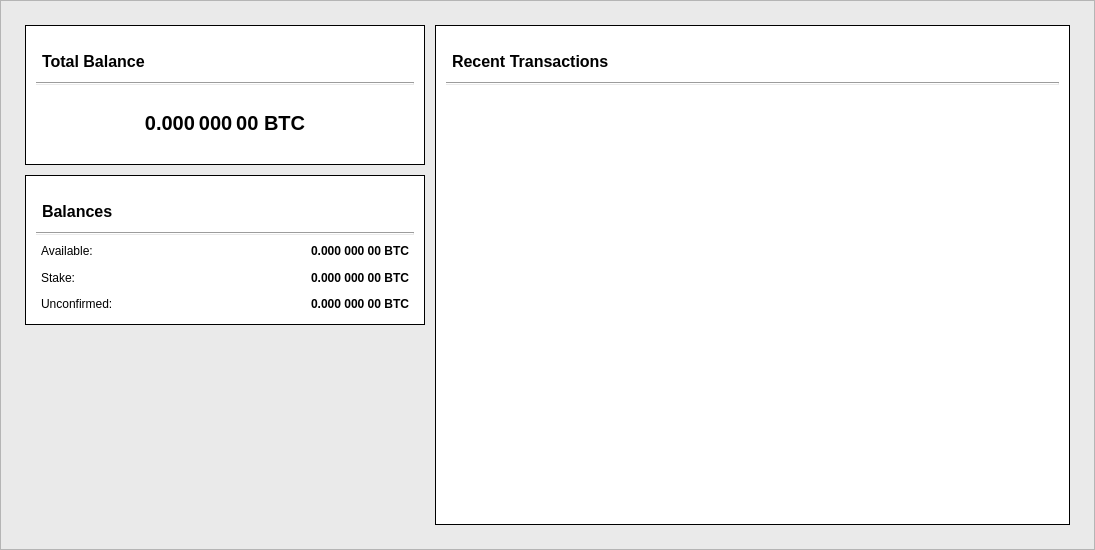
<?xml version="1.0" encoding="UTF-8"?>
<ui version="4.0">
 <class>OverviewPage</class>
 <widget class="QWidget" name="OverviewPage">
  <property name="geometry">
   <rect>
    <x>0</x>
    <y>0</y>
    <width>1095</width>
    <height>550</height>
   </rect>
  </property>
  <property name="minimumSize">
   <size>
    <width>0</width>
    <height>550</height>
   </size>
  </property>
  <property name="maximumSize">
   <size>
    <width>16777215</width>
    <height>16777215</height>
   </size>
  </property>
  <property name="palette">
   <palette>
    <active>
     <colorrole role="WindowText">
      <brush brushstyle="SolidPattern">
       <color alpha="255">
        <red>0</red>
        <green>0</green>
        <blue>0</blue>
       </color>
      </brush>
     </colorrole>
     <colorrole role="Button">
      <brush brushstyle="SolidPattern">
       <color alpha="255">
        <red>234</red>
        <green>234</green>
        <blue>234</blue>
       </color>
      </brush>
     </colorrole>
     <colorrole role="Light">
      <brush brushstyle="SolidPattern">
       <color alpha="255">
        <red>255</red>
        <green>255</green>
        <blue>255</blue>
       </color>
      </brush>
     </colorrole>
     <colorrole role="Midlight">
      <brush brushstyle="SolidPattern">
       <color alpha="255">
        <red>255</red>
        <green>255</green>
        <blue>255</blue>
       </color>
      </brush>
     </colorrole>
     <colorrole role="Dark">
      <brush brushstyle="SolidPattern">
       <color alpha="255">
        <red>127</red>
        <green>127</green>
        <blue>127</blue>
       </color>
      </brush>
     </colorrole>
     <colorrole role="Mid">
      <brush brushstyle="SolidPattern">
       <color alpha="255">
        <red>170</red>
        <green>170</green>
        <blue>170</blue>
       </color>
      </brush>
     </colorrole>
     <colorrole role="Text">
      <brush brushstyle="SolidPattern">
       <color alpha="255">
        <red>0</red>
        <green>0</green>
        <blue>0</blue>
       </color>
      </brush>
     </colorrole>
     <colorrole role="BrightText">
      <brush brushstyle="SolidPattern">
       <color alpha="255">
        <red>255</red>
        <green>255</green>
        <blue>255</blue>
       </color>
      </brush>
     </colorrole>
     <colorrole role="ButtonText">
      <brush brushstyle="SolidPattern">
       <color alpha="255">
        <red>0</red>
        <green>0</green>
        <blue>0</blue>
       </color>
      </brush>
     </colorrole>
     <colorrole role="Base">
      <brush brushstyle="SolidPattern">
       <color alpha="255">
        <red>234</red>
        <green>234</green>
        <blue>234</blue>
       </color>
      </brush>
     </colorrole>
     <colorrole role="Window">
      <brush brushstyle="SolidPattern">
       <color alpha="255">
        <red>234</red>
        <green>234</green>
        <blue>234</blue>
       </color>
      </brush>
     </colorrole>
     <colorrole role="Shadow">
      <brush brushstyle="SolidPattern">
       <color alpha="255">
        <red>0</red>
        <green>0</green>
        <blue>0</blue>
       </color>
      </brush>
     </colorrole>
     <colorrole role="AlternateBase">
      <brush brushstyle="SolidPattern">
       <color alpha="255">
        <red>255</red>
        <green>255</green>
        <blue>255</blue>
       </color>
      </brush>
     </colorrole>
     <colorrole role="ToolTipBase">
      <brush brushstyle="SolidPattern">
       <color alpha="255">
        <red>255</red>
        <green>255</green>
        <blue>220</blue>
       </color>
      </brush>
     </colorrole>
     <colorrole role="ToolTipText">
      <brush brushstyle="SolidPattern">
       <color alpha="255">
        <red>0</red>
        <green>0</green>
        <blue>0</blue>
       </color>
      </brush>
     </colorrole>
    </active>
    <inactive>
     <colorrole role="WindowText">
      <brush brushstyle="SolidPattern">
       <color alpha="255">
        <red>0</red>
        <green>0</green>
        <blue>0</blue>
       </color>
      </brush>
     </colorrole>
     <colorrole role="Button">
      <brush brushstyle="SolidPattern">
       <color alpha="255">
        <red>234</red>
        <green>234</green>
        <blue>234</blue>
       </color>
      </brush>
     </colorrole>
     <colorrole role="Light">
      <brush brushstyle="SolidPattern">
       <color alpha="255">
        <red>255</red>
        <green>255</green>
        <blue>255</blue>
       </color>
      </brush>
     </colorrole>
     <colorrole role="Midlight">
      <brush brushstyle="SolidPattern">
       <color alpha="255">
        <red>255</red>
        <green>255</green>
        <blue>255</blue>
       </color>
      </brush>
     </colorrole>
     <colorrole role="Dark">
      <brush brushstyle="SolidPattern">
       <color alpha="255">
        <red>127</red>
        <green>127</green>
        <blue>127</blue>
       </color>
      </brush>
     </colorrole>
     <colorrole role="Mid">
      <brush brushstyle="SolidPattern">
       <color alpha="255">
        <red>170</red>
        <green>170</green>
        <blue>170</blue>
       </color>
      </brush>
     </colorrole>
     <colorrole role="Text">
      <brush brushstyle="SolidPattern">
       <color alpha="255">
        <red>0</red>
        <green>0</green>
        <blue>0</blue>
       </color>
      </brush>
     </colorrole>
     <colorrole role="BrightText">
      <brush brushstyle="SolidPattern">
       <color alpha="255">
        <red>255</red>
        <green>255</green>
        <blue>255</blue>
       </color>
      </brush>
     </colorrole>
     <colorrole role="ButtonText">
      <brush brushstyle="SolidPattern">
       <color alpha="255">
        <red>0</red>
        <green>0</green>
        <blue>0</blue>
       </color>
      </brush>
     </colorrole>
     <colorrole role="Base">
      <brush brushstyle="SolidPattern">
       <color alpha="255">
        <red>234</red>
        <green>234</green>
        <blue>234</blue>
       </color>
      </brush>
     </colorrole>
     <colorrole role="Window">
      <brush brushstyle="SolidPattern">
       <color alpha="255">
        <red>234</red>
        <green>234</green>
        <blue>234</blue>
       </color>
      </brush>
     </colorrole>
     <colorrole role="Shadow">
      <brush brushstyle="SolidPattern">
       <color alpha="255">
        <red>0</red>
        <green>0</green>
        <blue>0</blue>
       </color>
      </brush>
     </colorrole>
     <colorrole role="AlternateBase">
      <brush brushstyle="SolidPattern">
       <color alpha="255">
        <red>255</red>
        <green>255</green>
        <blue>255</blue>
       </color>
      </brush>
     </colorrole>
     <colorrole role="ToolTipBase">
      <brush brushstyle="SolidPattern">
       <color alpha="255">
        <red>255</red>
        <green>255</green>
        <blue>220</blue>
       </color>
      </brush>
     </colorrole>
     <colorrole role="ToolTipText">
      <brush brushstyle="SolidPattern">
       <color alpha="255">
        <red>0</red>
        <green>0</green>
        <blue>0</blue>
       </color>
      </brush>
     </colorrole>
    </inactive>
    <disabled>
     <colorrole role="WindowText">
      <brush brushstyle="SolidPattern">
       <color alpha="255">
        <red>127</red>
        <green>127</green>
        <blue>127</blue>
       </color>
      </brush>
     </colorrole>
     <colorrole role="Button">
      <brush brushstyle="SolidPattern">
       <color alpha="255">
        <red>234</red>
        <green>234</green>
        <blue>234</blue>
       </color>
      </brush>
     </colorrole>
     <colorrole role="Light">
      <brush brushstyle="SolidPattern">
       <color alpha="255">
        <red>255</red>
        <green>255</green>
        <blue>255</blue>
       </color>
      </brush>
     </colorrole>
     <colorrole role="Midlight">
      <brush brushstyle="SolidPattern">
       <color alpha="255">
        <red>255</red>
        <green>255</green>
        <blue>255</blue>
       </color>
      </brush>
     </colorrole>
     <colorrole role="Dark">
      <brush brushstyle="SolidPattern">
       <color alpha="255">
        <red>127</red>
        <green>127</green>
        <blue>127</blue>
       </color>
      </brush>
     </colorrole>
     <colorrole role="Mid">
      <brush brushstyle="SolidPattern">
       <color alpha="255">
        <red>170</red>
        <green>170</green>
        <blue>170</blue>
       </color>
      </brush>
     </colorrole>
     <colorrole role="Text">
      <brush brushstyle="SolidPattern">
       <color alpha="255">
        <red>127</red>
        <green>127</green>
        <blue>127</blue>
       </color>
      </brush>
     </colorrole>
     <colorrole role="BrightText">
      <brush brushstyle="SolidPattern">
       <color alpha="255">
        <red>255</red>
        <green>255</green>
        <blue>255</blue>
       </color>
      </brush>
     </colorrole>
     <colorrole role="ButtonText">
      <brush brushstyle="SolidPattern">
       <color alpha="255">
        <red>127</red>
        <green>127</green>
        <blue>127</blue>
       </color>
      </brush>
     </colorrole>
     <colorrole role="Base">
      <brush brushstyle="SolidPattern">
       <color alpha="255">
        <red>234</red>
        <green>234</green>
        <blue>234</blue>
       </color>
      </brush>
     </colorrole>
     <colorrole role="Window">
      <brush brushstyle="SolidPattern">
       <color alpha="255">
        <red>234</red>
        <green>234</green>
        <blue>234</blue>
       </color>
      </brush>
     </colorrole>
     <colorrole role="Shadow">
      <brush brushstyle="SolidPattern">
       <color alpha="255">
        <red>0</red>
        <green>0</green>
        <blue>0</blue>
       </color>
      </brush>
     </colorrole>
     <colorrole role="AlternateBase">
      <brush brushstyle="SolidPattern">
       <color alpha="255">
        <red>255</red>
        <green>255</green>
        <blue>255</blue>
       </color>
      </brush>
     </colorrole>
     <colorrole role="ToolTipBase">
      <brush brushstyle="SolidPattern">
       <color alpha="255">
        <red>255</red>
        <green>255</green>
        <blue>220</blue>
       </color>
      </brush>
     </colorrole>
     <colorrole role="ToolTipText">
      <brush brushstyle="SolidPattern">
       <color alpha="255">
        <red>0</red>
        <green>0</green>
        <blue>0</blue>
       </color>
      </brush>
     </colorrole>
    </disabled>
   </palette>
  </property>
  <property name="windowTitle">
   <string>Form</string>
  </property>
  <property name="styleSheet">
   <string notr="true">background-color: #eaeaea
</string>
  </property>
  <layout class="QVBoxLayout" name="topLayout">
   <property name="leftMargin">
    <number>0</number>
   </property>
   <property name="topMargin">
    <number>0</number>
   </property>
   <property name="rightMargin">
    <number>0</number>
   </property>
   <property name="bottomMargin">
    <number>0</number>
   </property>
   <item>
    <widget class="QFrame" name="frame">
     <property name="frameShape">
      <enum>QFrame::StyledPanel</enum>
     </property>
     <property name="frameShadow">
      <enum>QFrame::Raised</enum>
     </property>
     <layout class="QVBoxLayout" name="verticalLayout_2">
      <property name="leftMargin">
       <number>24</number>
      </property>
      <property name="topMargin">
       <number>24</number>
      </property>
      <property name="rightMargin">
       <number>24</number>
      </property>
      <property name="bottomMargin">
       <number>24</number>
      </property>
      <item>
       <layout class="QHBoxLayout" name="horizontalLayout">
        <property name="spacing">
         <number>10</number>
        </property>
        <item>
         <layout class="QVBoxLayout" name="verticalLayout_11">
          <property name="spacing">
           <number>10</number>
          </property>
          <item>
           <widget class="QFrame" name="frame_5">
            <property name="minimumSize">
             <size>
              <width>400</width>
              <height>140</height>
             </size>
            </property>
            <property name="maximumSize">
             <size>
              <width>16777215</width>
              <height>140</height>
             </size>
            </property>
            <property name="styleSheet">
             <string notr="true">#frame_5 {
    background-color: #fff;
    border: 1px solid black;
}</string>
            </property>
            <property name="frameShape">
             <enum>QFrame::StyledPanel</enum>
            </property>
            <property name="frameShadow">
             <enum>QFrame::Raised</enum>
            </property>
            <property name="midLineWidth">
             <number>0</number>
            </property>
            <layout class="QVBoxLayout" name="verticalLayout_14">
             <property name="leftMargin">
              <number>0</number>
             </property>
             <property name="topMargin">
              <number>0</number>
             </property>
             <property name="rightMargin">
              <number>0</number>
             </property>
             <property name="bottomMargin">
              <number>0</number>
             </property>
             <item>
              <layout class="QVBoxLayout" name="verticalLayout_13">
               <property name="leftMargin">
                <number>10</number>
               </property>
               <property name="topMargin">
                <number>10</number>
               </property>
               <property name="rightMargin">
                <number>10</number>
               </property>
               <property name="bottomMargin">
                <number>10</number>
               </property>
               <item>
                <widget class="QFrame" name="frame_7">
                 <property name="minimumSize">
                  <size>
                   <width>0</width>
                   <height>40</height>
                  </size>
                 </property>
                 <property name="maximumSize">
                  <size>
                   <width>16777215</width>
                   <height>40</height>
                  </size>
                 </property>
                 <property name="styleSheet">
                  <string notr="true">border: 0;</string>
                 </property>
                 <property name="frameShape">
                  <enum>QFrame::StyledPanel</enum>
                 </property>
                 <property name="frameShadow">
                  <enum>QFrame::Raised</enum>
                 </property>
                 <property name="lineWidth">
                  <number>0</number>
                 </property>
                 <layout class="QHBoxLayout" name="horizontalLayout_5">
                  <property name="leftMargin">
                   <number>0</number>
                  </property>
                  <property name="topMargin">
                   <number>0</number>
                  </property>
                  <property name="rightMargin">
                   <number>0</number>
                  </property>
                  <property name="bottomMargin">
                   <number>0</number>
                  </property>
                  <item>
                   <layout class="QHBoxLayout" name="horizontalLayout_3">
                    <item>
                     <widget class="QLabel" name="balanceLabel">
                      <property name="font">
                       <font>
                        <pointsize>12</pointsize>
                        <weight>75</weight>
                        <bold>true</bold>
                       </font>
                      </property>
                      <property name="styleSheet">
                       <string notr="true">background-color: #fff;
padding-left: 2px;
padding-top: 10px;</string>
                      </property>
                      <property name="text">
                       <string>Total Balance</string>
                      </property>
                     </widget>
                    </item>
                   </layout>
                  </item>
                 </layout>
                </widget>
               </item>
               <item>
                <widget class="Line" name="line">
                 <property name="styleSheet">
                  <string notr="true">b</string>
                 </property>
                 <property name="orientation">
                  <enum>Qt::Horizontal</enum>
                 </property>
                </widget>
               </item>
               <item>
                <layout class="QHBoxLayout" name="horizontalLayout_4">
                 <property name="leftMargin">
                  <number>80</number>
                 </property>
                 <property name="rightMargin">
                  <number>80</number>
                 </property>
                 <item>
                  <widget class="QLabel" name="labelTotal">
                   <property name="font">
                    <font>
                     <pointsize>15</pointsize>
                     <weight>75</weight>
                     <bold>true</bold>
                    </font>
                   </property>
                   <property name="styleSheet">
                    <string notr="true">background-color: #fff</string>
                   </property>
                   <property name="text">
                    <string>0.000 000 00 BTC</string>
                   </property>
                   <property name="alignment">
                    <set>Qt::AlignCenter</set>
                   </property>
                  </widget>
                 </item>
                </layout>
               </item>
              </layout>
             </item>
            </layout>
           </widget>
          </item>
          <item>
           <widget class="QFrame" name="frame_6">
            <property name="minimumSize">
             <size>
              <width>400</width>
              <height>150</height>
             </size>
            </property>
            <property name="maximumSize">
             <size>
              <width>16777215</width>
              <height>150</height>
             </size>
            </property>
            <property name="styleSheet">
             <string notr="true">#frame_6 {
    background-color: #fff;
    border: 1px solid black;
}</string>
            </property>
            <property name="frameShape">
             <enum>QFrame::StyledPanel</enum>
            </property>
            <property name="frameShadow">
             <enum>QFrame::Raised</enum>
            </property>
            <layout class="QVBoxLayout" name="verticalLayout_16">
             <property name="leftMargin">
              <number>0</number>
             </property>
             <property name="topMargin">
              <number>0</number>
             </property>
             <property name="rightMargin">
              <number>0</number>
             </property>
             <property name="bottomMargin">
              <number>0</number>
             </property>
             <item>
              <layout class="QVBoxLayout" name="verticalLayout_15">
               <property name="leftMargin">
                <number>10</number>
               </property>
               <property name="topMargin">
                <number>10</number>
               </property>
               <property name="rightMargin">
                <number>10</number>
               </property>
               <property name="bottomMargin">
                <number>10</number>
               </property>
               <item>
                <widget class="QFrame" name="frame_8">
                 <property name="maximumSize">
                  <size>
                   <width>16777215</width>
                   <height>40</height>
                  </size>
                 </property>
                 <property name="styleSheet">
                  <string notr="true">border: 0;</string>
                 </property>
                 <property name="frameShape">
                  <enum>QFrame::StyledPanel</enum>
                 </property>
                 <property name="frameShadow">
                  <enum>QFrame::Raised</enum>
                 </property>
                 <property name="lineWidth">
                  <number>0</number>
                 </property>
                 <layout class="QHBoxLayout" name="horizontalLayout_7">
                  <property name="leftMargin">
                   <number>0</number>
                  </property>
                  <property name="topMargin">
                   <number>0</number>
                  </property>
                  <property name="rightMargin">
                   <number>0</number>
                  </property>
                  <property name="bottomMargin">
                   <number>0</number>
                  </property>
                  <item>
                   <layout class="QHBoxLayout" name="horizontalLayout_6">
                    <item>
                     <widget class="QLabel" name="miscBalanceLabel">
                      <property name="font">
                       <font>
                        <pointsize>12</pointsize>
                        <weight>75</weight>
                        <bold>true</bold>
                       </font>
                      </property>
                      <property name="styleSheet">
                       <string notr="true">background-color: #fff;
padding-top: 10px;
padding-left: 2px;
</string>
                      </property>
                      <property name="lineWidth">
                       <number>1</number>
                      </property>
                      <property name="text">
                       <string>Balances</string>
                      </property>
                     </widget>
                    </item>
                   </layout>
                  </item>
                 </layout>
                </widget>
               </item>
               <item>
                <widget class="Line" name="line_2">
                 <property name="orientation">
                  <enum>Qt::Horizontal</enum>
                 </property>
                </widget>
               </item>
               <item>
                <layout class="QGridLayout" name="gridLayout_2">
                 <item row="2" column="1">
                  <widget class="QLabel" name="labelUnconfirmed">
                   <property name="font">
                    <font>
                     <weight>75</weight>
                     <bold>true</bold>
                    </font>
                   </property>
                   <property name="styleSheet">
                    <string notr="true">margin-right: 2px; background-color: #fff</string>
                   </property>
                   <property name="text">
                    <string>0.000 000 00 BTC</string>
                   </property>
                   <property name="alignment">
                    <set>Qt::AlignRight|Qt::AlignTrailing|Qt::AlignVCenter</set>
                   </property>
                  </widget>
                 </item>
                 <item row="0" column="0">
                  <widget class="QLabel" name="labelBalanceText">
                   <property name="styleSheet">
                    <string notr="true">margin-left: 2px; background-color: #fff</string>
                   </property>
                   <property name="text">
                    <string>Available: </string>
                   </property>
                  </widget>
                 </item>
                 <item row="2" column="0">
                  <widget class="QLabel" name="labelPendingText">
                   <property name="styleSheet">
                    <string notr="true">margin-left: 2px; background-color: #fff</string>
                   </property>
                   <property name="text">
                    <string>Unconfirmed:</string>
                   </property>
                  </widget>
                 </item>
                 <item row="0" column="1">
                  <widget class="QLabel" name="labelBalance">
                   <property name="font">
                    <font>
                     <weight>75</weight>
                     <bold>true</bold>
                    </font>
                   </property>
                   <property name="styleSheet">
                    <string notr="true">margin-right:2px; background-color: #fff</string>
                   </property>
                   <property name="text">
                    <string>0.000 000 00 BTC</string>
                   </property>
                   <property name="alignment">
                    <set>Qt::AlignRight|Qt::AlignTrailing|Qt::AlignVCenter</set>
                   </property>
                  </widget>
                 </item>
                 <item row="1" column="1">
                  <widget class="QLabel" name="labelStake">
                   <property name="font">
                    <font>
                     <weight>75</weight>
                     <bold>true</bold>
                    </font>
                   </property>
                   <property name="styleSheet">
                    <string notr="true">margin-right:2px; background-color: #fff</string>
                   </property>
                   <property name="text">
                    <string>0.000 000 00 BTC</string>
                   </property>
                   <property name="alignment">
                    <set>Qt::AlignRight|Qt::AlignTrailing|Qt::AlignVCenter</set>
                   </property>
                  </widget>
                 </item>
                 <item row="1" column="0">
                  <widget class="QLabel" name="labelStakeText">
                   <property name="styleSheet">
                    <string notr="true">margin-left: 2px; background-color: #fff;</string>
                   </property>
                   <property name="text">
                    <string>Stake:</string>
                   </property>
                  </widget>
                 </item>
                </layout>
               </item>
              </layout>
             </item>
            </layout>
           </widget>
          </item>
          <item>
           <spacer name="verticalSpacer">
            <property name="orientation">
             <enum>Qt::Vertical</enum>
            </property>
            <property name="sizeHint" stdset="0">
             <size>
              <width>20</width>
              <height>40</height>
             </size>
            </property>
           </spacer>
          </item>
         </layout>
        </item>
        <item>
         <layout class="QVBoxLayout" name="verticalLayout_12">
          <item>
           <widget class="QFrame" name="frame_4">
            <property name="styleSheet">
             <string notr="true">#frame_4 {
    background-color: #fff;
    border: 1px solid black;
}</string>
            </property>
            <property name="frameShape">
             <enum>QFrame::StyledPanel</enum>
            </property>
            <property name="frameShadow">
             <enum>QFrame::Raised</enum>
            </property>
            <layout class="QVBoxLayout" name="verticalLayout_18">
             <property name="leftMargin">
              <number>0</number>
             </property>
             <property name="topMargin">
              <number>0</number>
             </property>
             <property name="rightMargin">
              <number>0</number>
             </property>
             <property name="bottomMargin">
              <number>0</number>
             </property>
             <item>
              <layout class="QVBoxLayout" name="verticalLayout_17">
               <property name="leftMargin">
                <number>10</number>
               </property>
               <property name="topMargin">
                <number>10</number>
               </property>
               <property name="rightMargin">
                <number>10</number>
               </property>
               <property name="bottomMargin">
                <number>10</number>
               </property>
               <item>
                <widget class="QFrame" name="frame_9">
                 <property name="minimumSize">
                  <size>
                   <width>0</width>
                   <height>40</height>
                  </size>
                 </property>
                 <property name="maximumSize">
                  <size>
                   <width>16777215</width>
                   <height>40</height>
                  </size>
                 </property>
                 <property name="styleSheet">
                  <string notr="true">border: 0;</string>
                 </property>
                 <property name="frameShape">
                  <enum>QFrame::StyledPanel</enum>
                 </property>
                 <property name="frameShadow">
                  <enum>QFrame::Raised</enum>
                 </property>
                 <property name="lineWidth">
                  <number>0</number>
                 </property>
                 <layout class="QHBoxLayout" name="horizontalLayout_9">
                  <property name="leftMargin">
                   <number>0</number>
                  </property>
                  <property name="topMargin">
                   <number>0</number>
                  </property>
                  <property name="rightMargin">
                   <number>0</number>
                  </property>
                  <property name="bottomMargin">
                   <number>0</number>
                  </property>
                  <item>
                   <layout class="QHBoxLayout" name="horizontalLayout_8">
                    <item>
                     <widget class="QLabel" name="transactionsLabel">
                      <property name="font">
                       <font>
                        <pointsize>12</pointsize>
                        <weight>75</weight>
                        <bold>true</bold>
                       </font>
                      </property>
                      <property name="styleSheet">
                       <string notr="true">background-color: #fff;
padding-top: 10px;
padding-left: 2px;</string>
                      </property>
                      <property name="lineWidth">
                       <number>1</number>
                      </property>
                      <property name="text">
                       <string>Recent Transactions</string>
                      </property>
                     </widget>
                    </item>
                   </layout>
                  </item>
                 </layout>
                </widget>
               </item>
               <item>
                <widget class="Line" name="line_3">
                 <property name="orientation">
                  <enum>Qt::Horizontal</enum>
                 </property>
                </widget>
               </item>
               <item>
                <widget class="QListView" name="listTransactions">
                 <property name="sizePolicy">
                  <sizepolicy hsizetype="MinimumExpanding" vsizetype="Expanding">
                   <horstretch>0</horstretch>
                   <verstretch>0</verstretch>
                  </sizepolicy>
                 </property>
                 <property name="styleSheet">
                  <string notr="true">border: 0; background-color: #fff</string>
                 </property>
                 <property name="lineWidth">
                  <number>0</number>
                 </property>
                </widget>
               </item>
              </layout>
             </item>
            </layout>
           </widget>
          </item>
         </layout>
        </item>
       </layout>
      </item>
     </layout>
    </widget>
   </item>
  </layout>
 </widget>
 <resources/>
 <connections/>
</ui>
